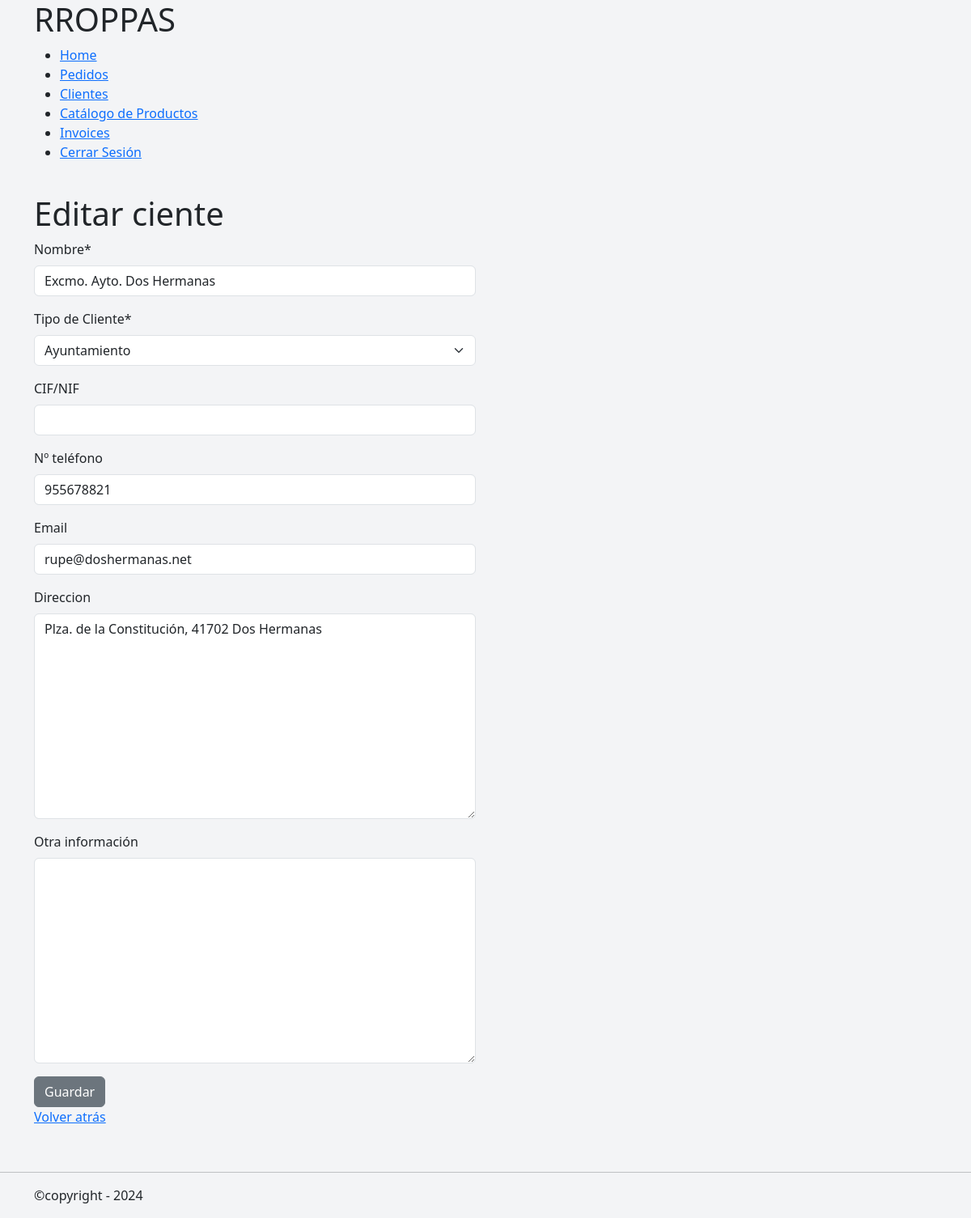
/clients/update/5 (signed in), run on an earlier commit of the app's database.
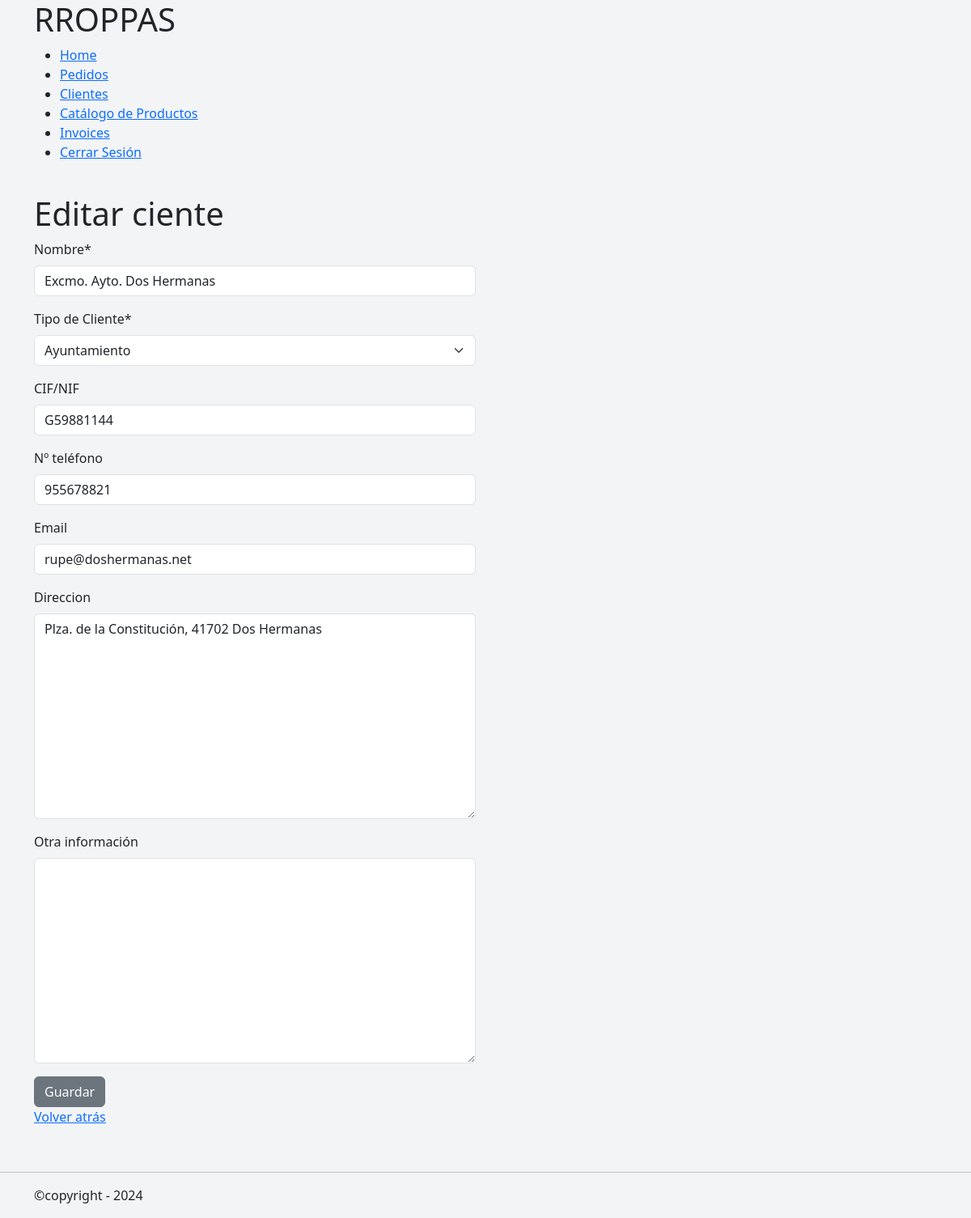
And on a later commit of the database.
### clients/models.py (models this page shows, shortened)
class Client(models.Model):
    TIPOS_CLIENTE = [
        ("club deportivo", "Club deportivo"),
        ("colegio", "Colegio"),
        ("ayuntamiento", "Ayuntamiento"),
        ("universidad", "Universidad"),
        ("empresa", "Empresa"),
        ("particular", "Particular"),
    ]
    name = models.CharField(
        verbose_name='Nombre',
        max_length=255,
    )
    tipo = models.CharField(
        verbose_name='Tipo de Cliente',
        choices=TIPOS_CLIENTE
    )
    cif_nif = models.CharField(
        verbose_name='CIF/NIF',
        max_length=20,
        blank=True,
        null=True,
    )
    t_number = models.CharField(
        verbose_name='Nº teléfono',
        max_length=30,
        null=True,
        blank=True
    )
    email= models.EmailField(
        blank=True,
    )
    direccion=models.TextField(
        verbose_name='Direccion',
        max_length=100,
        blank=True,
        null=True,
    )
    other=models.TextField(
        verbose_name='Otra información',
        blank=True,
        null=True,
    )
    created_at=models.DateTimeField(
        verbose_name='Fecha de Creación',
        default=timezone.now,
        )

### clients/views/clients_view.py (the view, shortened to what this page needs)
# urls.py: path('update/<pk>', ClientUpdateView.as_view(), name='clients_update'),
@method_decorator(login_required, name='dispatch')
class ClientUpdateView(UpdateView):
    model = Client
    template_name = 'general/client_update.html'
    context_object_name = 'update'
    fields = [
        'name',
        'tipo',
        'cif_nif',
        't_number',
        'email',
        'direccion',
        'other',
    ]

### mini_erp/templates/general/client_update.html (shortened to what this page needs)
{% extends "general/layout.html" %}
{% load crispy_forms_tags %}
{% block contenido %}
   <div class="container">
        <h1>Editar ciente</h1>
            <form action="" method="post" enctype="multipart/form-data">
                <div class="row">
                    <div class="col-12 col-sm-6">
                        {{ form.name|as_crispy_field }}
                        {{ form.tipo|as_crispy_field }}
                        {{ form.cif_nif|as_crispy_field }}
                        {{ form.t_number|as_crispy_field }}
                        {{ form.email|as_crispy_field }}
                        {{ form.direccion|as_crispy_field }}
                        {{ form.other|as_crispy_field }}
                    </div>
                </div>
                <button class="btn btn-secondary">Guardar</button>
            </form>
        <p><a href="{% url 'clients:clients_detail' update.pk %}">Volver atrás</a></p>
    </div>
{% endblock %}

What changed in the data, as far as the page shows it:
changed Client "Excmo. Ayto. Dos Hermanas": cif_nif (not shown) → "G59881144"
